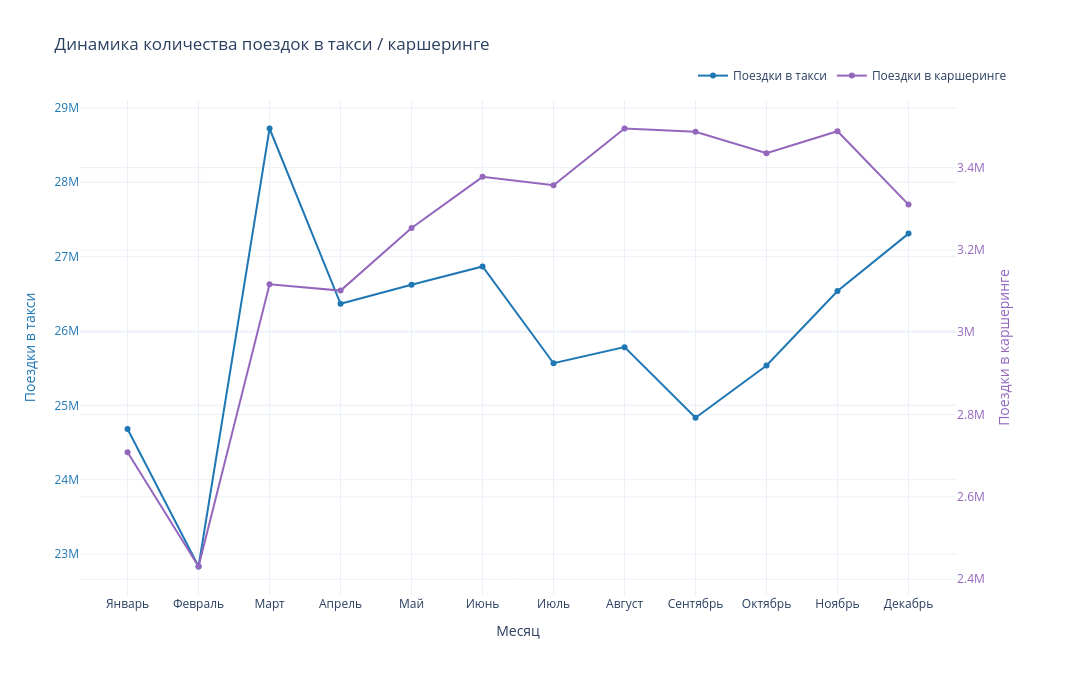

The notebook cell saved with this chart:
### Code cell
import plotly.graph_objects as go
from plotly.subplots import make_subplots


fig = make_subplots(specs=[[{"secondary_y": True}]])

fig.add_trace(
    go.Scatter(
        x=df_draw_taxi.index,
        y=df_draw_taxi.n_taxi_start,
        name="Поездки в такси",
        line=dict(color='#1f77b4'),
    ),
    secondary_y=False
)

fig.add_trace(
    go.Scatter(
        x=df_draw_carsharing.index,
        y=df_draw_carsharing.n_carsharing_start,
        name="Поездки в каршеринге",
        line=dict(color='#9467bd'),
    ),
    secondary_y=True
)

fig.update_layout(
    title_text="Динамика количества поездок в такси / каршеринге",
    width=1100,
    height=675,
    template='plotly_white',
    hovermode='x unified',
    legend=dict(orientation="h", yanchor="bottom", y=1.02, xanchor="right", x=1)
)

fig.update_yaxes(
    title_text="Поездки в такси",
    title_font=dict(color='#1f77b4'),
    tickfont=dict(color='#1f77b4'),
    secondary_y=False
)

fig.update_yaxes(
    title_text="Поездки в каршеринге",
    title_font=dict(color='#9467bd'),
    tickfont=dict(color='#9467bd'),
    secondary_y=True
)

fig.update_xaxes(title_text="Месяц")

fig.show()

### Figure 1 — Plotly figure (JSON) as saved in the notebook; plotly's stock layout.template omitted (floating-point values rounded to 4 significant figures)
{"data": [{"line": {"color": "#1f77b4"}, "name": "Поездки в такси", "type": "scatter", "x": ["Январь", "Февраль", "Март", "Апрель", "Май", "Июнь", "Июль", "Август", "Сентябрь", "Октябрь", "Ноябрь", "Декабрь"], "xaxis": "x", "y": [24680714, 22832199, 28722230, 26365254, 26620390, 26867163, 25565508, 25782000, 24832845, 25535822, 26536377, 27308837], "yaxis": "y"}, {"line": {"color": "#9467bd"}, "name": "Поездки в каршеринге", "type": "scatter", "x": ["Январь", "Февраль", "Март", "Апрель", "Май", "Июнь", "Июль", "Август", "Сентябрь", "Октябрь", "Ноябрь", "Декабрь"], "xaxis": "x", "y": [2708394, 2430919, 3116449, 3101246, 3253541, 3377702, 3357462, 3495125, 3487123, 3434888, 3488510, 3310267], "yaxis": "y2"}], "layout": {"height": 675, "hovermode": "x unified", "legend": {"orientation": "h", "x": 1, "xanchor": "right", "y": 1.02, "yanchor": "bottom"}, "title": {"text": "Динамика количества поездок в такси / каршеринге"}, "width": 1100, "xaxis": {"anchor": "y", "autorange": true, "domain": [0, 0.94], "range": [-0.6693, 11.67], "title": {"text": "Месяц"}, "type": "category"}, "yaxis": {"anchor": "x", "autorange": true, "domain": [0, 1], "range": [22450000.0, 29110000.0], "tickfont": {"color": "#1f77b4"}, "title": {"font": {"color": "#1f77b4"}, "text": "Поездки в такси"}, "type": "linear"}, "yaxis2": {"anchor": "x", "autorange": true, "overlaying": "y", "range": [2362000.0, 3564000.0], "side": "right", "tickfont": {"color": "#9467bd"}, "title": {"font": {"color": "#9467bd"}, "text": "Поездки в каршеринге"}, "type": "linear"}}}
